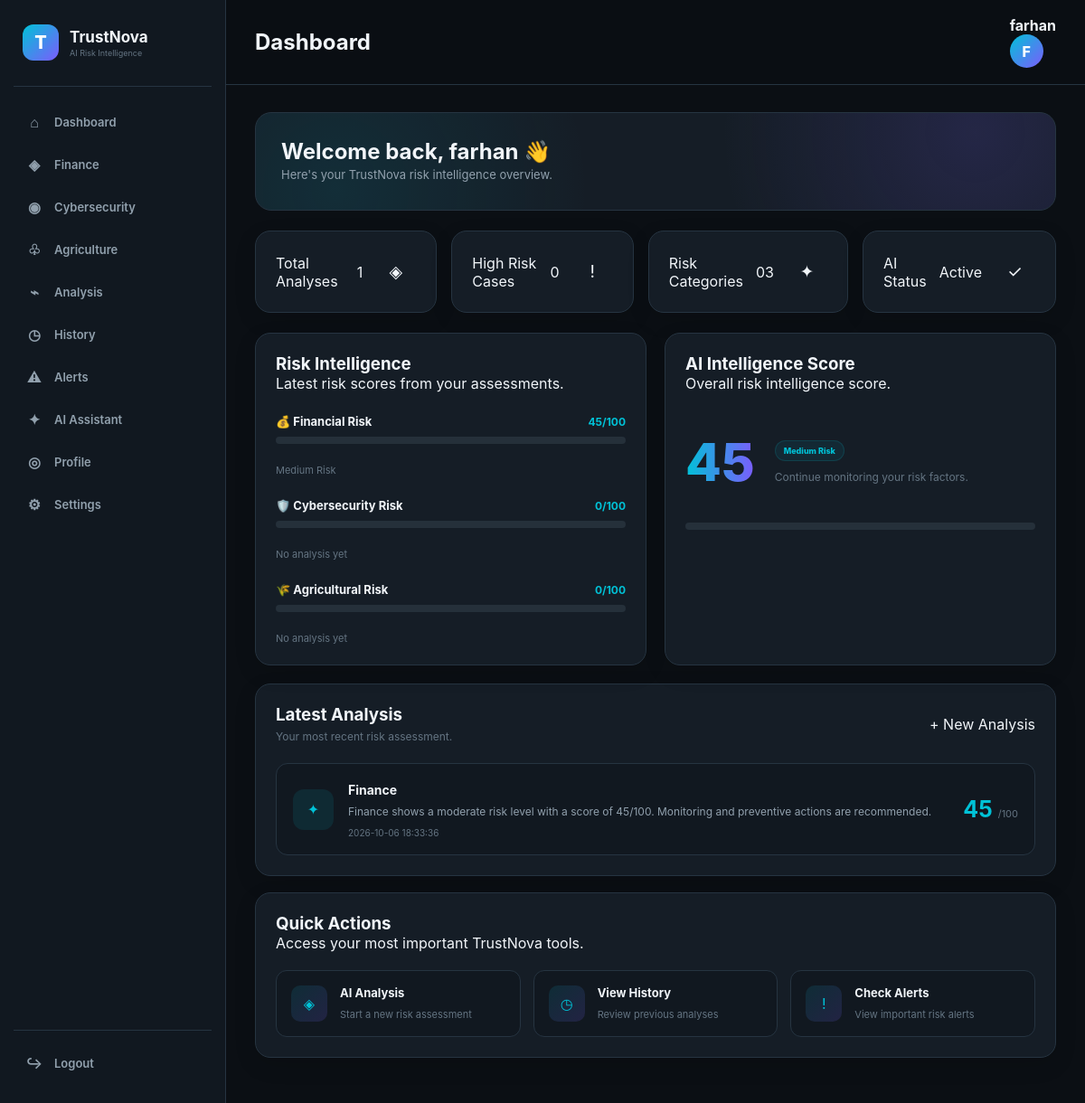
/dashboard (signed in), run on the app's committed database.
### tables this page shows
CREATE TABLE analyses (
            id INTEGER PRIMARY KEY AUTOINCREMENT,
            user_id INTEGER,
            category TEXT,
            risk_score INTEGER,
            status TEXT,
            result TEXT,
            created_at TIMESTAMP DEFAULT CURRENT_TIMESTAMP
        );

### app.py (the view)
@app.route("/dashboard")
def dashboard():
    if not logged_in():
        return redirect(url_for("login"))
    conn = get_db()
    user_id = session["user_id"]
    total = conn.execute(
        """
        SELECT COUNT(*) AS total
        FROM analyses
        WHERE user_id = ?
        """,
        (user_id,)
    ).fetchone()["total"]
    high_risk = conn.execute(
        """
        SELECT COUNT(*) AS total
        FROM analyses
        WHERE user_id = ?
        AND risk_score >= 70
        """,
        (user_id,)
    ).fetchone()["total"]
    finance = conn.execute(
        """
        SELECT risk_score
        FROM analyses
        WHERE user_id = ?
        AND category = 'Finance'
        ORDER BY created_at DESC
        LIMIT 1
        """,
        (user_id,)
    ).fetchone()
    cyber = conn.execute(
        """
        SELECT risk_score
        FROM analyses
        WHERE user_id = ?
        AND category = 'Cybersecurity'
        ORDER BY created_at DESC
        LIMIT 1
        """,
        (user_id,)
    ).fetchone()
    agriculture = conn.execute(
        """
        SELECT risk_score
        FROM analyses
        WHERE user_id = ?
        AND category = 'Agriculture'
        ORDER BY created_at DESC
        LIMIT 1
        """,
        (user_id,)
    ).fetchone()
    latest = conn.execute(
        """
        SELECT *
        FROM analyses
        WHERE user_id = ?
        ORDER BY created_at DESC
        LIMIT 1
        """,
        (user_id,)
    ).fetchone()
    conn.close()
    finance_score = (
        finance["risk_score"]
        if finance else 0
    )
    cyber_score = (
        cyber["risk_score"]
        if cyber else 0
    )
    agriculture_score = (
        agriculture["risk_score"]
        if agriculture else 0
    )
    scores = [
        score for score in
        [
            finance_score,
            cyber_score,
            agriculture_score
        ]
        if score > 0
    ]
    if scores:
        overall_score = round(
            sum(scores) / len(scores)
        )
    else:
        overall_score = 0
    return render_template(
        "dashboard.html",
        total_analyses=total,
        high_risk=high_risk,
        finance_score=finance_score,
        cyber_score=cyber_score,
        agriculture_score=agriculture_score,
        overall_score=overall_score,
        latest=latest
    )

### templates/dashboard.html (shortened to what this page needs)
<!DOCTYPE html>
<html lang="en">
<head>
    <link rel="stylesheet"
          href="{{ url_for('static', filename='css/style.css') }}">
</head>
<body>
<div class="app">
    {% include 'sidebar.html' %}
    <main class="main">
        <header class="topbar">
            <h2>Dashboard</h2>
            <div class="user-mini">
                <strong>
                    {{ session.user_name }}
                </strong>
                <div class="avatar">
                    {{ session.user_name[0]|upper }}
                </div>
            </div>
        </header>
        <section class="content">
            <div class="welcome">
                <div>
                    <h1>
                        Welcome back, {{ session.user_name }} 👋
                    </h1>
                    <p>
                        Here's your TrustNova risk intelligence overview.
                    </p>
                </div>
            </div>
            <div class="stats">
                <div class="card stat-card">
                    <div class="stat-label">
                        Total Analyses
                    </div>
                    <div class="stat-value">
                        {{ total_analyses }}
                    </div>
                    <div class="stat-icon">
                        ◈
                    </div>
                </div>
                <div class="card stat-card">
                    <div class="stat-label">
                        High Risk Cases
                    </div>
                    <div class="stat-value">
                        {{ high_risk }}
                    </div>
                    <div class="stat-icon">
                        !
                    </div>
                </div>
                <div class="card stat-card">
                    <div class="stat-label">
                        Risk Categories
                    </div>
                    <div class="stat-value">
                        03
                    </div>
                    <div class="stat-icon">
                        ✦
                    </div>
                </div>
                <div class="card stat-card">
                    <div class="stat-label">
                        AI Status
                    </div>
                    <div class="stat-value">
                        Active
                    </div>
                    <div class="stat-icon">
                        ✓
                    </div>
                </div>
            </div>
            <div class="grid-2">
                <div class="card">
                    <h3>
                        Risk Intelligence
                    </h3>
                    <p>
                        Latest risk scores from your assessments.
                    </p>
                    <div class="risk-row">
                        <div class="risk-heading">
                            <strong>
                                💰 Financial Risk
                            </strong>
                            <span>
                                {{ finance_score }}/100
                            </span>
                        </div>
                        <div class="progress">
                        </div>
                        <small>
                            {% if finance_score >= 70 %}
                                High Risk
                            {% elif finance_score >= 40 %}
                                Medium Risk
                            {% elif finance_score > 0 %}
                                Low Risk
                            {% else %}
                                No analysis yet
                            {% endif %}
                        </small>
                    </div>
                    <div class="risk-row">
                        <div class="risk-heading">
                            <strong>
                                🛡️ Cybersecurity Risk
                            </strong>
                            <span>
                                {{ cyber_score }}/100
                            </span>
                        </div>
                        <div class="progress">
                        </div>
                        <small>
                            {% if cyber_score >= 70 %}
                                High Risk
                            {% elif cyber_score >= 40 %}
                                Medium Risk
                            {% elif cyber_score > 0 %}
                                Low Risk
                            {% else %}
                                No analysis yet
                            {% endif %}
                        </small>
                    </div>
                    <div class="risk-row">
                        <div class="risk-heading">
                            <strong>
                                🌾 Agricultural Risk
                            </strong>
                            <span>
                                {{ agriculture_score }}/100
                            </span>
                        </div>
                        <div class="progress">
                        </div>
                        <small>
                            {% if agriculture_score >= 70 %}
                                High Risk
                            {% elif agriculture_score >= 40 %}
                                Medium Risk
                            {% elif agriculture_score > 0 %}
                                Low Risk
                            {% else %}
                                No analysis yet
                            {% endif %}
                        </small>
                    </div>
                </div>
                <div class="card">
                    <h3>
                        AI Intelligence Score
                    </h3>
                    <p>
                        Overall risk intelligence score.
                    </p>
                    <div class="overall-score">
                        <div class="big-score">
                        </div>
                        <div>
                            {% if overall_score >= 70 %}
                                <span class="badge badge-high">
                                    High Risk
                                </span>
                            {% elif overall_score >= 40 %}
                                <span class="badge badge-medium">
                                    Medium Risk
                                </span>
                            {% elif overall_score > 0 %}
                                <span class="badge badge-low">
                                    Stable
                                </span>
                            {% else %}
                                <span class="badge badge-low">
                                    No Data
                                </span>
                            {% endif %}
                            <p class="score-description">
                                {% if overall_score == 0 %}
                                    Run an analysis to generate your
                                    overall intelligence score.
                                {% elif overall_score >= 70 %}
                                    Immediate attention is recommended.
                                {% elif overall_score >= 40 %}
                                    Continue monitoring your risk factors.
                                {% else %}
                                    Your current risk profile appears stable.
                                {% endif %}
                            </p>
                        </div>
                    </div>
                    <div class="progress">
                    </div>
                </div>
            </div>
            <div class="card latest-card">
                <div class="section-heading">
                    <div>
                        <h3>
                            Latest Analysis
                        </h3>
                        <p>
                            Your most recent risk assessment.
                        </p>
                    </div>
                    <a href="{{ url_for('analysis') }}"
                       class="btn-primary">
                        + New Analysis
                    </a>
                </div>
                {% if latest %}
                <div class="latest-analysis">
                    <div class="latest-icon">
                        ✦
                    </div>
                    <div class="latest-info">
                        <strong>
                            {{ latest.category }}
                        </strong>
                        <p>
                            {{ latest.result }}
                        </p>
                        <small>
                            {{ latest.created_at }}
                        </small>
                    </div>
                    <div class="latest-score">
                        <strong>
                            {{ latest.risk_score }}
                        </strong>
                        <span>
                            /100
                        </span>
                    </div>
                </div>
                {% endif %}
            </div>
            <div class="card quick-card">
                <h3>
                    Quick Actions
                </h3>
                <p>
                    Access your most important TrustNova tools.
                </p>
                <div class="quick-grid">
                    <a href="{{ url_for('analysis') }}"
                       class="quick-action">
                        <span>
                            ◈
                        </span>
                        <div>
                            <strong>
                                AI Analysis
                            </strong>
                            <small>
                                Start a new risk assessment
                            </small>
                        </div>
                    </a>
                    <a href="{{ url_for('history') }}"
                       class="quick-action">
                        <span>
                            ◷
                        </span>
                        <div>
                            <strong>
                                View History
                            </strong>
                            <small>
                                Review previous analyses
                            </small>
                        </div>
                    </a>
                    <a href="{{ url_for('alerts') }}"
                       class="quick-action">
                        <span>
                            !
                        </span>
                        <div>
                            <strong>
                                Check Alerts
                            </strong>
                            <small>
                                View important risk alerts
                            </small>
                        </div>
                    </a>
                </div>
            </div>
        </section>
    </main>
</div>
</body>
</html>

### data on the page
analyses: category "Finance", result "Finance shows a moderate risk level with a score of 45/100. Monitoring and preventive actions are recommended.", created_at "2026-10-06 18:33:36", risk_score "45"

### other printed values
{{ session.user_name }} "farhan"
{{ session.user_name[0]|upper }} "F"
{{ total_analyses }} "1"
{{ high_risk }} "0"
{{ finance_score }} "45"
{{ cyber_score }} "0"
{{ agriculture_score }} "0"
